Frame 1 (no input): blank canvas, image omitted
Frame 60 (no input): blank canvas, image omitted
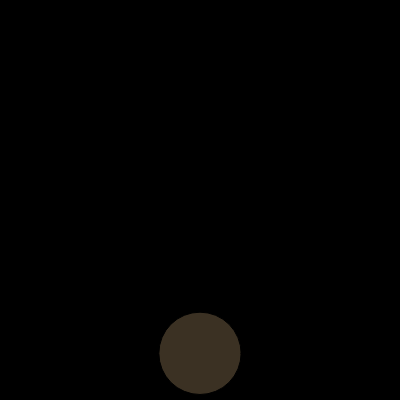
Frame 120 (the mouse pressed at the canvas centre since frame 60)

The p5.js sketch whose frames 1 and 60 were blank and that drew this single picture after the mouse press (run headless with seeded random() and noise() and a simulated clock; from frame 60 on, the mouse is pressed at the canvas centre):

// p5.js sketch
// ── sketch.js
var particleList = [];
var particle;
var gravity = 0.1;
var button;

function setup() {
  createCanvas(400, 400);
  button = createButton('Reverse');
  button.mousePressed(reverseG);
}

function reverseG() {
  gravity = -gravity;
}

function mousePressed() {
  if (mouseX < width) {
    particleList.push(new Particle());
  }
}

function draw() {
  background(0);
  for (i = 0; i < particleList.length; i++) {
    particleList[i].display();
    particleList[i].move();
  }
}
// ── particle.js
function Particle() {
  this.x = mouseX;
  this.y = mouseY;
  this.radius = random(5, 50);
  this.speed = 0;
  this.col = color(random(255), random(255), random(255));
  this.display = function() {
    fill(this.col);
    ellipse(this.x, this.y, this.radius * 2, this.radius * 2);
  };
  this.move = function() {
    this.y += this.speed;
    this.speed += gravity;
    if (this.y > height - this.radius && gravity > 0) {
      this.radius = random(5, 50);
      this.y = height - this.radius;
      this.speed *= -0.95;
      this.col = color(random(200), random(200), random(200));
    } else if (this.y < this.radius && gravity < 0) {
      this.radius = random(5, 50);
      this.y = this.radius;
      this.speed *= -0.95;
      this.col = color(random(100,255), random(100,255), random(100,255));
    }
  }
}
